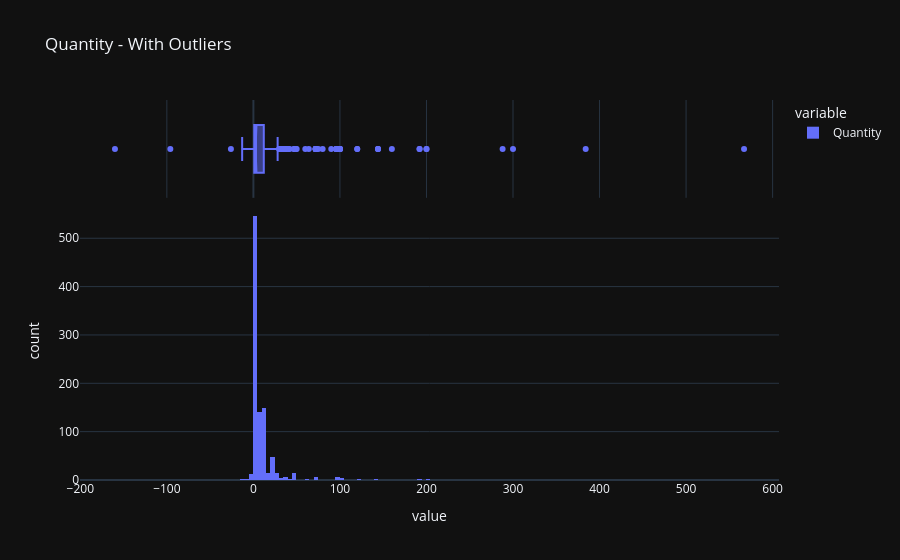
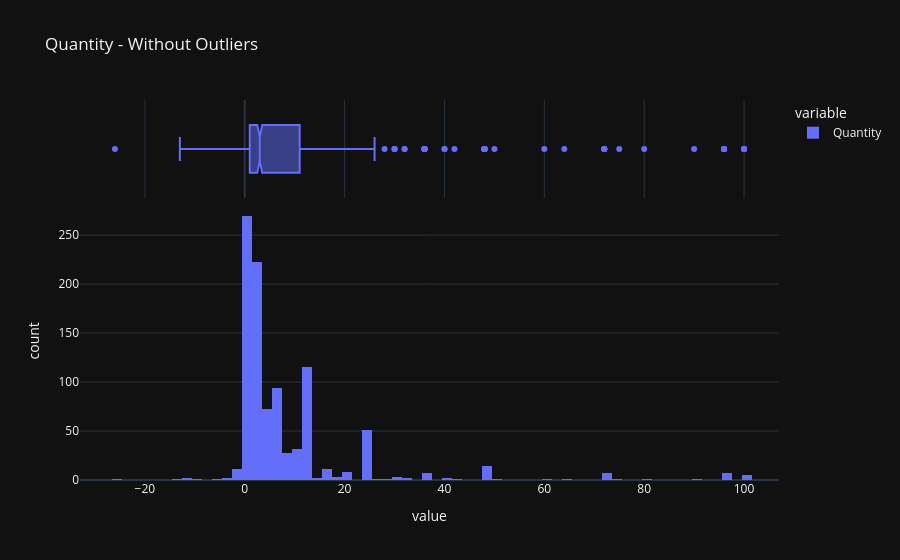

These figures' notebook cell, in order:
### Markdown cell above
El histograma de Descripciones muestra una alta frecuencia para el ítem "White Hanging Heart T-light Holder" (3549), valor comparable al observado en el StockCode más frecuente. Esta similitud sugiere una posible correspondencia entre Description y StockCode, considerando que ambos podrían estar representando el producto. No obstante, esta relación no puede confirmarse a partir de un análisis univariado, se debería realizar un análisis multivariado para verificarlo.

### Code cell
profile_serie(df_retail["Quantity"])

### Figure 1 — Plotly figure (JSON) as saved in the notebook; plotly's stock layout.template omitted (floating-point values rounded to 4 significant figures; data arrays with more than 128 entries replaced by an {"elided": "..."} marker saying what was removed)
{"data": [{"bingroup": "x", "hovertemplate": "variable=Quantity<br>value=%{x}<br>count=%{y}<extra></extra>", "legendgroup": "Quantity", "marker": {"color": "#636efa", "pattern": {"shape": ""}}, "name": "Quantity", "orientation": "v", "showlegend": true, "type": "histogram", "x": {"elided": "1000 int values"}, "xaxis": "x", "yaxis": "y"}, {"hovertemplate": "variable=Quantity<br>value=%{x}<extra></extra>", "legendgroup": "Quantity", "marker": {"color": "#636efa"}, "name": "Quantity", "notched": true, "showlegend": false, "type": "box", "x": {"elided": "1000 int values"}, "xaxis": "x2", "yaxis": "y2"}], "layout": {"barmode": "relative", "legend": {"title": {"text": "variable"}, "tracegroupgap": 0}, "title": {"text": "Quantity - With Outliers"}, "xaxis": {"anchor": "y", "domain": [0.0, 1.0], "title": {"text": "value"}}, "xaxis2": {"anchor": "y2", "domain": [0.0, 1.0], "matches": "x", "showgrid": true, "showticklabels": false}, "yaxis": {"anchor": "x", "domain": [0.0, 0.7326], "title": {"text": "count"}}, "yaxis2": {"anchor": "x2", "domain": [0.7426, 1.0], "matches": "y2", "showgrid": false, "showline": false, "showticklabels": false, "ticks": ""}}}

### Figure 2 — Plotly figure (JSON) as saved in the notebook; plotly's stock layout.template omitted (floating-point values rounded to 4 significant figures; data arrays with more than 128 entries replaced by an {"elided": "..."} marker saying what was removed)
{"data": [{"bingroup": "x", "hovertemplate": "variable=Quantity<br>value=%{x}<br>count=%{y}<extra></extra>", "legendgroup": "Quantity", "marker": {"color": "#636efa", "pattern": {"shape": ""}}, "name": "Quantity", "orientation": "v", "showlegend": true, "type": "histogram", "x": {"elided": "984 int values"}, "xaxis": "x", "yaxis": "y"}, {"hovertemplate": "variable=Quantity<br>value=%{x}<extra></extra>", "legendgroup": "Quantity", "marker": {"color": "#636efa"}, "name": "Quantity", "notched": true, "showlegend": false, "type": "box", "x": {"elided": "984 int values"}, "xaxis": "x2", "yaxis": "y2"}], "layout": {"barmode": "relative", "legend": {"title": {"text": "variable"}, "tracegroupgap": 0}, "title": {"text": "Quantity - Without Outliers"}, "xaxis": {"anchor": "y", "domain": [0.0, 1.0], "title": {"text": "value"}}, "xaxis2": {"anchor": "y2", "domain": [0.0, 1.0], "matches": "x", "showgrid": true, "showticklabels": false}, "yaxis": {"anchor": "x", "domain": [0.0, 0.7326], "title": {"text": "count"}}, "yaxis2": {"anchor": "x2", "domain": [0.7426, 1.0], "matches": "y2", "showgrid": false, "showline": false, "showticklabels": false, "ticks": ""}}}
